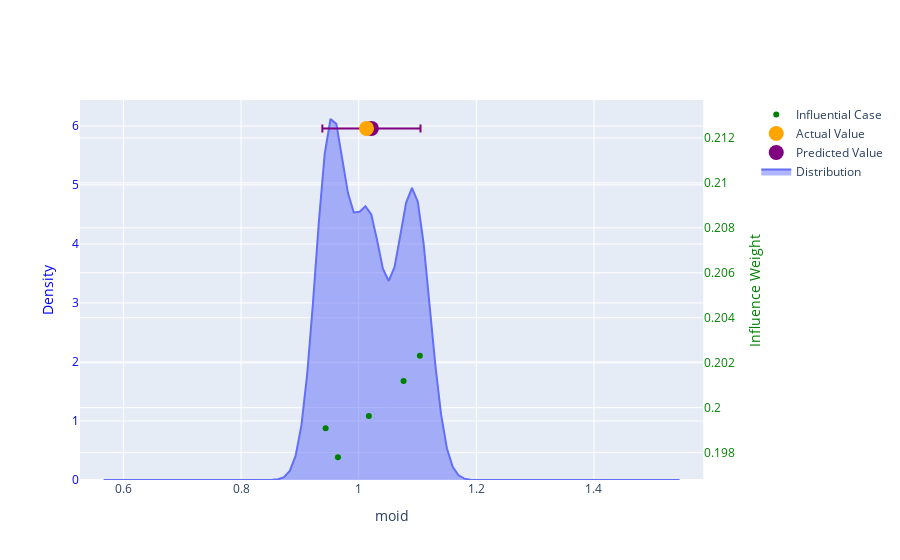

The notebook cell saved with this chart:
### Code cell
import numpy as np
import plotly.figure_factory as ff
import plotly.graph_objects as go

from plotly.subplots import make_subplots
from scipy.stats import gaussian_kde

with warnings.catch_warnings():
    warnings.simplefilter('ignore')
    # Compute PDF
    kde = gaussian_kde(gen_reacts)
    density_x = np.linspace(min(gen_reacts) * 0.6, max(gen_reacts) * 1.4, len(gen_reacts))
    density_y = kde(density_x)

    x0 = density_x[1]
    x1 = density_x[-2]

    # Create figure with subplots
    fig = make_subplots(specs=[[{'secondary_y': True}]])

    # Add above distribution to the figure
    fig.add_trace(go.Scatter(x=density_x, y=density_y, fill='tonexty', name='Distribution', hoverinfo='skip', mode='lines'))

    case_hover_template = "Value: %{x}<br />Influence: N/A"

    max_inf_weight =  inf_cases[0]['.influence_weight']

    # Add predicted value
    fig.add_trace(
        go.Scatter(
            x=[r_val], y=[max_inf_weight * 1.05], 
            name='Predicted Value', 
            mode='markers', marker=dict(size=15, color='purple'), 
            hovertemplate=case_hover_template,
            error_x=dict(array=[global_residual])
        ), 
        secondary_y=True
    )

    # Add actual value
    fig.add_trace(
        go.Scatter(
            x=[action_value], y=[max_inf_weight * 1.05],
            name='Actual Value', 
            mode='markers', marker=dict(size=15, color='orange'), 
            hovertemplate=case_hover_template
        ), 
        secondary_y=True
    )

    # Update axes, hover mode
    fig.update_xaxes(title_text='moid', range=[x0-0.05, x1 + 0.05])
    fig.update_yaxes(title_text='Density', color='blue', secondary_y=False)
    fig.update_yaxes(title_text='Influence Weight', color='green', secondary_y=True)

    inf_case_hover_template = "<b>%{customdata}</b><br />Value: %{x}<br />Influence: %{y}"

    inf_case_values = []
    inf_case_weights = []
    inf_case_labels = []

    running_sum = 0
    # Add influential cases
    for i in inf_cases:
        inf_case_values.append(i['moid'])
        inf_case_weights.append(i['.influence_weight'])
        inf_case_labels.append(i['full_name'])
        
        if running_sum > 0.99:
            break
            
        running_sum += i['.influence_weight']
        
    fig.add_trace(
        go.Scatter(
            x=inf_case_values, 
            y=inf_case_weights, 
            name='Influential Case', 
            hovertemplate=inf_case_hover_template,
            customdata=inf_case_labels,
            mode='markers', marker=dict(color='green')
        ),
        secondary_y=True
    )

    fig.show()

### Figure 1 — Plotly figure (JSON) as saved in the notebook; plotly's stock layout.template omitted (floating-point values rounded to 4 significant figures)
{"data": [{"fill": "tonexty", "hoverinfo": "skip", "mode": "lines", "name": "Distribution", "type": "scatter", "x": [0.5663, 0.5762, 0.5861, 0.596, 0.6059, 0.6157, 0.6256, 0.6355, 0.6454, 0.6553, 0.6652, 0.6751, 0.685, 0.6949, 0.7048, 0.7147, 0.7246, 0.7345, 0.7443, 0.7542, 0.7641, 0.774, 0.7839, 0.7938, 0.8037, 0.8136, 0.8235, 0.8334, 0.8433, 0.8532, 0.863, 0.8729, 0.8828, 0.8927, 0.9026, 0.9125, 0.9224, 0.9323, 0.9422, 0.9521, 0.962, 0.9719, 0.9818, 0.9916, 1.002, 1.011, 1.021, 1.031, 1.041, 1.051, 1.061, 1.071, 1.081, 1.091, 1.1, 1.11, 1.12, 1.13, 1.14, 1.15, 1.16, 1.17, 1.18, 1.189, 1.199, 1.209, 1.219, 1.229, 1.239, 1.249, 1.259, 1.269, 1.279, 1.288, 1.298, 1.308, 1.318, 1.328, 1.338, 1.348, 1.358, 1.368, 1.377, 1.387, 1.397, 1.407, 1.417, 1.427, 1.437, 1.447, 1.457, 1.466, 1.476, 1.486, 1.496, 1.506, 1.516, 1.526, 1.536, 1.546], "y": [2.943e-53, 1.635e-50, 7.68e-48, 3.05e-45, 1.024e-42, 2.909e-40, 6.984e-38, 1.418e-35, 2.433e-33, 3.532e-31, 4.334e-29, 4.497e-27, 3.945e-25, 2.926e-23, 1.835e-21, 9.733e-20, 4.365e-18, 1.655e-16, 5.306e-15, 1.438e-13, 3.297e-12, 6.391e-11, 1.048e-09, 1.453e-08, 1.704e-07, 1.69e-06, 1.419e-05, 0.0001008, 0.0006065, 0.003092, 0.01336, 0.04904, 0.153, 0.407, 0.9246, 1.801, 3.019, 4.379, 5.525, 6.117, 6.034, 5.478, 4.861, 4.534, 4.546, 4.638, 4.501, 4.067, 3.579, 3.373, 3.605, 4.15, 4.701, 4.949, 4.716, 4.01, 3.006, 1.965, 1.111, 0.5391, 0.2234, 0.0788, 0.02359, 0.005989, 0.001288, 0.0002343, 3.608e-05, 4.698e-06, 5.175e-07, 4.82e-08, 3.797e-09, 2.529e-10, 1.424e-11, 6.78e-13, 2.73e-14, 9.293e-16, 2.675e-17, 6.511e-19, 1.34e-20, 2.331e-22, 3.43e-24, 4.266e-26, 4.487e-28, 3.99e-30, 3e-32, 1.908e-34, 1.025e-36, 4.661e-39, 1.791e-41, 5.821e-44, 1.599e-46, 3.715e-49, 7.298e-52, 1.212e-54, 1.702e-57, 2.021e-60, 2.029e-63, 1.722e-66, 1.236e-69, 7.501e-73]}, {"error_x": {"array": [0.0834]}, "hovertemplate": "Value: %{x}<br />Influence: N/A", "marker": {"color": "purple", "size": 15}, "mode": "markers", "name": "Predicted Value", "type": "scatter", "x": [1.022], "xaxis": "x", "y": [0.2124], "yaxis": "y2"}, {"hovertemplate": "Value: %{x}<br />Influence: N/A", "marker": {"color": "orange", "size": 15}, "mode": "markers", "name": "Actual Value", "type": "scatter", "x": [1.013], "xaxis": "x", "y": [0.2124], "yaxis": "y2"}, {"customdata": ["  3135 Lauer (1981 EC9)", "  4549 Burkhardt (1276 T-2)", "  4579 Puccini (1989 AT6)", "  4476 Bernstein (1983 DE)", "  3081 Martinuboh (1971 UP)"], "hovertemplate": "<b>%{customdata}</b><br />Value: %{x}<br />Influence: %{y}", "marker": {"color": "green"}, "mode": "markers", "name": "Influential Case", "type": "scatter", "x": [1.104, 1.076, 1.017, 0.9438, 0.9647], "xaxis": "x", "y": [0.2023, 0.2012, 0.1996, 0.1991, 0.1978], "yaxis": "y2"}], "layout": {"xaxis": {"anchor": "y", "domain": [0, 0.94], "range": [0.5262, 1.586], "title": {"text": "moid"}}, "yaxis": {"anchor": "x", "color": "blue", "domain": [0, 1], "title": {"text": "Density"}}, "yaxis2": {"anchor": "x", "color": "green", "overlaying": "y", "side": "right", "title": {"text": "Influence Weight"}}}}
